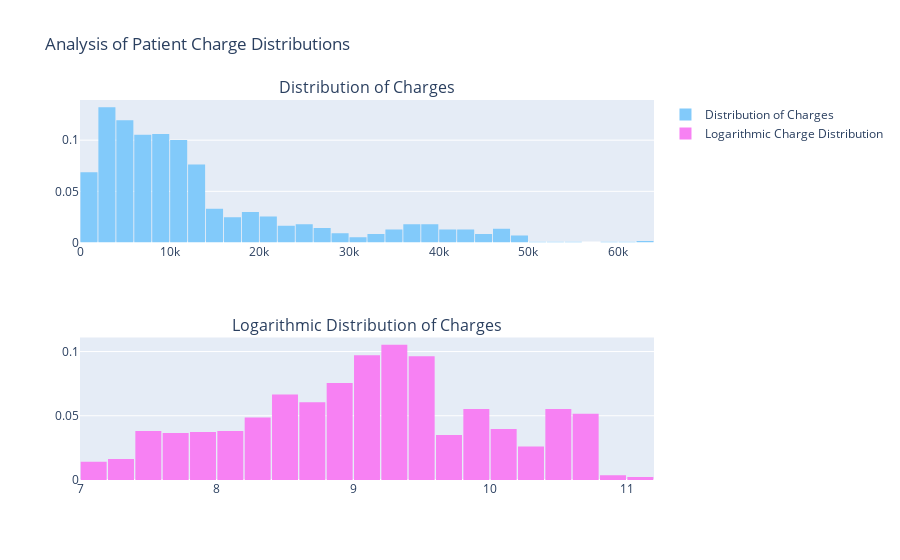

The code cell stored with this chart in its notebook:
### Markdown cell above
In this project phase, the distribution of patient charges is analyzed to understand data spread. Visualizing both the original and logarithmically transformed distributions reveals essential patterns, helping identify skewness and normalize the data. This step is vital for selecting appropriate statistical or machine learning methods in later stages, ensuring accurate and effective analysis.

### Code cell
# Analyzing the distribution of patient charges
configure_plotly_browser_state()
charges_data = df["charges"].values
log_charges = np.log(df["charges"])

charge_distribution_trace = go.Histogram(
    x=charges_data,
    histnorm='probability',
    name="Distribution of Charges",
    marker=dict(
        color='#82CAFA',
    )
)
log_charge_distribution_trace = go.Histogram(
    x=log_charges,
    histnorm='probability',
    name="Logarithmic Charge Distribution",
    marker=dict(
        color='#F781F3',
    )
)

# Setting up the subplot structure
subplot_fig = tools.make_subplots(rows=2, cols=1,
                                  subplot_titles=('Distribution of Charges', 'Logarithmic Distribution of Charges'),
                                  print_grid=False)

# Adding traces to the subplot
subplot_fig.append_trace(charge_distribution_trace, 1, 1)
subplot_fig.append_trace(log_charge_distribution_trace, 2, 1)

# Updating layout and displaying the plot
subplot_fig['layout'].update(showlegend=True, title='Analysis of Patient Charge Distributions', bargap=0.05)
iplot(subplot_fig, filename='subplot-distribution-analysis')

### Figure 1 — Plotly figure (JSON) as saved in the notebook; plotly's stock layout.template omitted (floating-point values rounded to 4 significant figures; data arrays with more than 128 entries replaced by an {"elided": "..."} marker saying what was removed)
{"data": [{"histnorm": "probability", "marker": {"color": "#82CAFA"}, "name": "Distribution of Charges", "x": {"elided": "1338 float values"}, "xaxis": "x", "yaxis": "y", "type": "histogram"}, {"histnorm": "probability", "marker": {"color": "#F781F3"}, "name": "Logarithmic Charge Distribution", "x": {"elided": "1338 float values"}, "xaxis": "x2", "yaxis": "y2", "type": "histogram"}], "layout": {"annotations": [{"font": {"size": 16}, "showarrow": false, "text": "Distribution of Charges", "x": 0.5, "xanchor": "center", "xref": "paper", "y": 1, "yanchor": "bottom", "yref": "paper"}, {"font": {"size": 16}, "showarrow": false, "text": "Logarithmic Distribution of Charges", "x": 0.5, "xanchor": "center", "xref": "paper", "y": 0.375, "yanchor": "bottom", "yref": "paper"}], "bargap": 0.05, "showlegend": true, "title": {"text": "Analysis of Patient Charge Distributions"}, "xaxis": {"anchor": "y", "domain": [0, 1]}, "yaxis": {"anchor": "x", "domain": [0.625, 1]}, "xaxis2": {"anchor": "y2", "domain": [0, 1]}, "yaxis2": {"anchor": "x2", "domain": [0, 0.375]}}}
